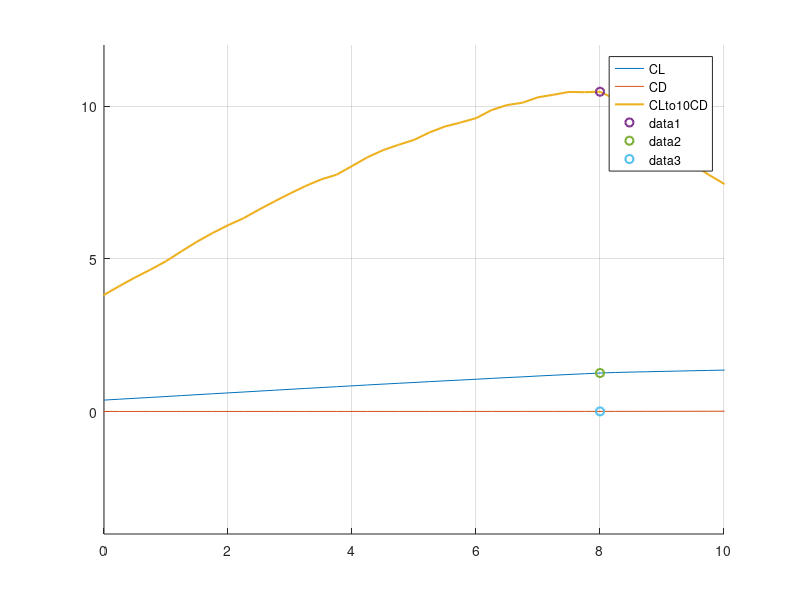

This chart was generated by the following MATLAB code:
data=[-17.750  -0.9073   0.10941   0.10707  -0.0385   1.0000   0.2059;
 -17.500  -0.9092   0.10647   0.10413  -0.0391   1.0000   0.2122;
 -16.500  -1.1538   0.06814   0.06551  -0.0477   1.0000   0.2421;
 -16.250  -1.0664   0.07518   0.07263  -0.0459   1.0000   0.2431;
 -16.000  -0.9820   0.08219   0.07969  -0.0441   1.0000   0.2419;
 -15.500  -1.2875   0.04736   0.04447  -0.0492   1.0000   0.2537;
 -15.250  -1.3199   0.04297   0.03998  -0.0487   1.0000   0.2544;
 -15.000  -1.3449   0.03948   0.03644  -0.0478   1.0000   0.2566;
 -14.750  -1.3366   0.03738   0.03432  -0.0499   0.9987   0.2589;
 -14.500  -1.3227   0.03481   0.03171  -0.0541   0.9959   0.2617;
 -14.250  -1.3045   0.03231   0.02914  -0.0591   0.9934   0.2642;
 -14.000  -1.2952   0.02963   0.02637  -0.0627   0.9890   0.2662;
 -13.750  -1.2851   0.02686   0.02348  -0.0670   0.9845   0.2680;
 -13.500  -1.2627   0.02479   0.02130  -0.0721   0.9819   0.2689;
 -13.250  -1.2301   0.02400   0.02051  -0.0757   0.9806   0.2720;
 -13.000  -1.2315   0.02262   0.01912  -0.0744   0.9727   0.2739;
 -12.750  -1.1939   0.02238   0.01890  -0.0775   0.9711   0.2763;
 -12.500  -1.1542   0.02221   0.01873  -0.0811   0.9699   0.2789;
 -12.250  -1.1140   0.02151   0.01799  -0.0864   0.9686   0.2813;
 -12.000  -1.0748   0.02068   0.01708  -0.0915   0.9675   0.2823;
 -11.750  -1.0607   0.01960   0.01591  -0.0921   0.9612   0.2826;
 -11.500  -1.0288   0.01887   0.01511  -0.0946   0.9584   0.2829;
 -11.250  -0.9931   0.01823   0.01441  -0.0976   0.9567   0.2830;
 -11.000  -0.9563   0.01769   0.01381  -0.1005   0.9554   0.2832;
 -10.750  -0.9186   0.01724   0.01330  -0.1034   0.9545   0.2834;
 -10.500  -0.8824   0.01653   0.01253  -0.1065   0.9537   0.2840;
 -10.250  -0.8468   0.01569   0.01162  -0.1094   0.9530   0.2848;
 -10.000  -0.8372   0.01511   0.01100  -0.1069   0.9454   0.2854;
  -9.750  -0.8041   0.01460   0.01046  -0.1087   0.9431   0.2860;
  -9.500  -0.7679   0.01414   0.00998  -0.1110   0.9416   0.2866;
  -9.250  -0.7306   0.01371   0.00953  -0.1135   0.9403   0.2871;
  -9.000  -0.6923   0.01331   0.00910  -0.1161   0.9393   0.2877;
  -8.750  -0.6535   0.01294   0.00871  -0.1188   0.9384   0.2882;
  -8.500  -0.6449   0.01262   0.00837  -0.1155   0.9276   0.2885;
  -8.250  -0.6107   0.01226   0.00799  -0.1171   0.9246   0.2890;
  -8.000  -0.5927   0.01198   0.00768  -0.1156   0.9137   0.2894;
  -7.750  -0.5552   0.01164   0.00731  -0.1178   0.9086   0.2899;
  -7.500  -0.5201   0.01135   0.00699  -0.1196   0.8982   0.2904;
  -7.250  -0.4650   0.01106   0.00665  -0.1254   0.8901   0.2910;
  -7.000  -0.4113   0.01081   0.00631  -0.1308   0.8719   0.2916;
  -6.750  -0.3724   0.01069   0.00603  -0.1333   0.8425   0.2921;
  -6.500  -0.3446   0.01066   0.00584  -0.1336   0.8116   0.2926;
  -6.250  -0.3193   0.01062   0.00568  -0.1333   0.7842   0.2931;
  -6.000  -0.2947   0.01060   0.00553  -0.1330   0.7593   0.2936;
  -5.750  -0.2695   0.01057   0.00538  -0.1327   0.7374   0.2941;
  -5.500  -0.2437   0.01053   0.00525  -0.1326   0.7171   0.2946;
  -5.250  -0.2175   0.01050   0.00511  -0.1325   0.6984   0.2951;
  -5.000  -0.1909   0.01046   0.00499  -0.1325   0.6810   0.2956;
  -4.750  -0.1640   0.01043   0.00487  -0.1325   0.6649   0.2960;
  -4.500  -0.1368   0.01040   0.00476  -0.1326   0.6498   0.2965;
  -4.250  -0.1095   0.01038   0.00466  -0.1327   0.6351   0.2969;
  -4.000  -0.0815   0.01035   0.00456  -0.1329   0.6213   0.2973;
  -3.750  -0.0532   0.01032   0.00447  -0.1331   0.6086   0.2977;
  -3.500  -0.0251   0.01031   0.00439  -0.1333   0.5967   0.2980;
  -3.250   0.0031   0.01031   0.00433  -0.1335   0.5854   0.2982;
  -3.000   0.0321   0.01021   0.00419  -0.1340   0.5755   0.2990;
  -2.750   0.0604   0.01010   0.00403  -0.1343   0.5657   0.3003;
  -2.500   0.0899   0.01001   0.00392  -0.1348   0.5569   0.3017;
  -2.250   0.1185   0.00999   0.00386  -0.1351   0.5482   0.3028;
  -2.000   0.1482   0.00995   0.00382  -0.1355   0.5407   0.3038;
  -1.750   0.1769   0.00996   0.00379  -0.1358   0.5329   0.3047;
  -1.500   0.2064   0.00994   0.00376  -0.1362   0.5266   0.3056;
  -1.250   0.2357   0.00994   0.00373  -0.1366   0.5199   0.3064;
  -1.000   0.2644   0.00997   0.00372  -0.1368   0.5134   0.3072;
  -0.750   0.2942   0.00995   0.00370  -0.1372   0.5082   0.3081;
  -0.500   0.3234   0.00996   0.00370  -0.1376   0.5027   0.3090;
  -0.250   0.3520   0.01000   0.00370  -0.1378   0.4973   0.3098;
   0.000   0.3819   0.00999   0.00370  -0.1382   0.4935   0.3106;
   0.250   0.4115   0.01000   0.00370  -0.1385   0.4895   0.3114;
   0.500   0.4406   0.01003   0.00371  -0.1388   0.4854   0.3121;
   0.750   0.4692   0.01009   0.00374  -0.1389   0.4812   0.3127;
   1.000   0.4985   0.01012   0.00378  -0.1392   0.4780   0.3132;
   1.250   0.5287   0.01007   0.00375  -0.1397   0.4752   0.3147;
   1.500   0.5587   0.01004   0.00374  -0.1401   0.4722   0.3166;
   1.750   0.5882   0.01006   0.00377  -0.1405   0.4690   0.3182;
   2.000   0.6170   0.01011   0.00383  -0.1407   0.4656   0.3196;
   2.250   0.6458   0.01020   0.00391  -0.1408   0.4621   0.3210;
   2.500   0.6754   0.01021   0.00396  -0.1411   0.4603   0.3223;
   2.750   0.7049   0.01024   0.00402  -0.1414   0.4582   0.3237;
   3.000   0.7341   0.01028   0.00409  -0.1416   0.4560   0.3250;
   3.250   0.7630   0.01033   0.00415  -0.1417   0.4534   0.3263;
   3.500   0.7912   0.01041   0.00423  -0.1417   0.4501   0.3274;
   3.750   0.8190   0.01056   0.00434  -0.1417   0.4457   0.3283;
   4.000   0.8480   0.01055   0.00438  -0.1418   0.4431   0.3300;
   4.250   0.8769   0.01053   0.00442  -0.1420   0.4399   0.3327;
   4.500   0.9046   0.01057   0.00450  -0.1419   0.4360   0.3350;
   4.750   0.9311   0.01066   0.00459  -0.1416   0.4316   0.3369;
   5.000   0.9580   0.01077   0.00471  -0.1413   0.4272   0.3388;
   5.250   0.9853   0.01078   0.00478  -0.1411   0.4235   0.3406;
   5.500   1.0118   0.01084   0.00485  -0.1407   0.4189   0.3422;
   5.750   1.0372   0.01096   0.00496  -0.1401   0.4145   0.3435;
   6.000   1.0634   0.01107   0.00508  -0.1397   0.4102   0.3452;
   6.250   1.0917   0.01106   0.00516  -0.1397   0.4060   0.3484;
   6.500   1.1179   0.01114   0.00527  -0.1393   0.4001   0.3508;
   6.750   1.1426   0.01130   0.00543  -0.1387   0.3935   0.3530;
   7.000   1.1700   0.01137   0.00555  -0.1384   0.3878   0.3552;
   7.250   1.1949   0.01152   0.00570  -0.1378   0.3806   0.3572;
   7.500   1.2202   0.01166   0.00586  -0.1372   0.3731   0.3589;
   7.750   1.2432   0.01189   0.00604  -0.1362   0.3610   0.3601;
   8.000   1.2671   0.01210   0.00624  -0.1355   0.3432   0.3638;
   8.250   1.2855   0.01257   0.00658  -0.1339   0.3125   0.3663;
   8.500   1.2974   0.01338   0.00716  -0.1313   0.2712   0.3684;
   8.750   1.3089   0.01418   0.00780  -0.1287   0.2391   0.3706;
   9.000   1.3204   0.01499   0.00845  -0.1261   0.2102   0.3726;
   9.250   1.3310   0.01581   0.00914  -0.1234   0.1852   0.3745;
   9.500   1.3423   0.01659   0.00981  -0.1209   0.1637   0.3759;
   9.750   1.3525   0.01743   0.01054  -0.1183   0.1434   0.3779;
  10.000   1.3627   0.01827   0.01131  -0.1158   0.1270   0.3809;
  10.250   1.3731   0.01912   0.01211  -0.1134   0.1130   0.3832;
  10.500   1.3835   0.01997   0.01294  -0.1111   0.1014   0.3854;
  10.750   1.3936   0.02087   0.01382  -0.1088   0.0917   0.3876;
  11.000   1.4024   0.02187   0.01479  -0.1064   0.0828   0.3896;
  11.250   1.4103   0.02296   0.01585  -0.1041   0.0750   0.3913;
  11.500   1.4194   0.02403   0.01692  -0.1021   0.0687   0.3927;
  11.750   1.4258   0.02534   0.01822  -0.1000   0.0624   0.3953;
  12.000   1.4345   0.02656   0.01948  -0.0983   0.0576   0.3982;
  12.250   1.4397   0.02808   0.02102  -0.0964   0.0527   0.4006;
  12.500   1.4474   0.02952   0.02250  -0.0949   0.0492   0.4030;
  12.750   1.4509   0.03136   0.02435  -0.0932   0.0453   0.4053;
  13.000   1.4577   0.03303   0.02605  -0.0920   0.0425   0.4075;
  13.250   1.4612   0.03505   0.02811  -0.0907   0.0397   0.4093;
  13.500   1.4653   0.03717   0.03027  -0.0898   0.0371   0.4123;
  13.750   1.4708   0.03925   0.03241  -0.0890   0.0351   0.4155;
  14.000   1.4727   0.04173   0.03494  -0.0883   0.0331   0.4184;
  14.250   1.4750   0.04428   0.03754  -0.0877   0.0312   0.4212;
  14.500   1.4794   0.04668   0.04000  -0.0873   0.0299   0.4238;
  14.750   1.4815   0.04939   0.04276  -0.0870   0.0285   0.4259;
  15.000   1.4810   0.05247   0.04588  -0.0868   0.0269   0.4288;
  15.250   1.4835   0.05531   0.04880  -0.0868   0.0259   0.4324;
  15.500   1.4868   0.05811   0.05169  -0.0868   0.0250   0.4359;
  15.750   1.4884   0.06116   0.05480  -0.0870   0.0240   0.4392;
  16.000   1.4881   0.06448   0.05817  -0.0872   0.0230   0.4421;
  16.250   1.4857   0.06814   0.06189  -0.0876   0.0220   0.4452;
  16.500   1.4897   0.07109   0.06493  -0.0880   0.0214   0.4500;
  16.750   1.4921   0.07428   0.06820  -0.0885   0.0208   0.4546;
  17.000   1.4937   0.07759   0.07157  -0.0890   0.0201   0.4589;
  17.250   1.4947   0.08100   0.07505  -0.0896   0.0194   0.4634;
  17.500   1.4936   0.08481   0.07893  -0.0905   0.0188   0.4683;
  17.750   1.4904   0.08895   0.08314  -0.0915   0.0181   0.4730];
alpha=data(:,1);
CL=data(:,2);
CD=data(:,3);
CLto10CD=CL./(10.*CD);
[num,val]=sort(CLto10CD);%??????
figure()
grid on; hold on;
plot(alpha,CL,alpha,CD,alpha,CLto10CD,'linewidth',1.5);
legend('CL','CD','CLto10CD');
plot(alpha(val(end)),CLto10CD(val(end)),'o','linewidth',1.5);
plot(alpha(val(end)),CL(val(end)),'o','linewidth',1.5);
plot(alpha(val(end)),CD(val(end)),'o','linewidth',1.5);
axis([0 10 -4 12]); 
CLS814=CL(val(end))
CDS814=CD(val(end))